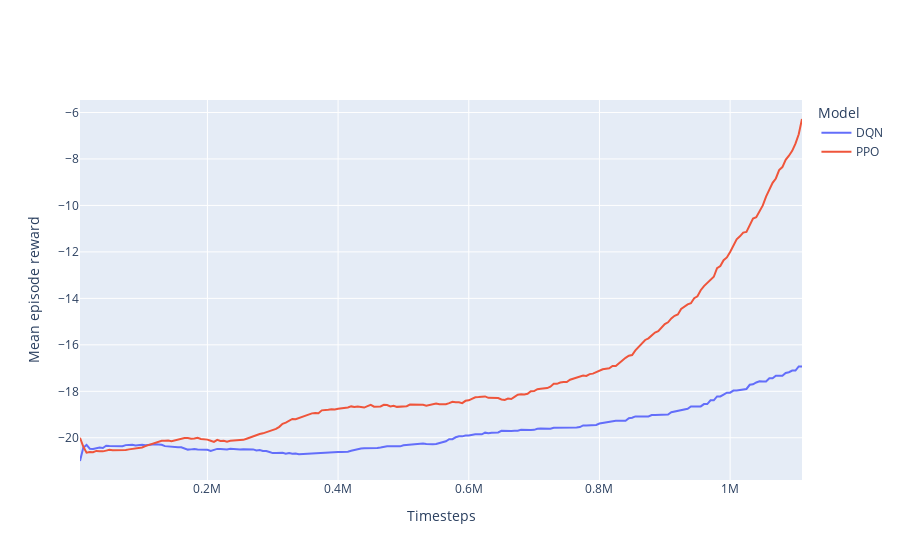

Source (notebook cell):
### Code cell
fig = go.Figure()

fig.add_trace(go.Scatter(
    x=df.agent_timesteps_total,
    y=df.dqn_episode_reward_mean,
    name="DQN"
))

fig.add_trace(go.Scatter(
    x=df.agent_timesteps_total,
    y=df.ppo_episode_reward_mean,
    name="PPO"
))

fig.update_layout(
    title="",
    xaxis_title="Timesteps",
    yaxis_title="Mean episode reward",
    legend_title="Model")

#save image
fig.show()

### Figure 1 — Plotly figure (JSON) as saved in the notebook; plotly's stock layout.template omitted (floating-point values rounded to 4 significant figures; data arrays with more than 128 entries replaced by an {"elided": "..."} marker saying what was removed)
{"data": [{"name": "DQN", "type": "scatter", "x": {"elided": "222 int values"}, "y": {"elided": "222 float values"}}, {"name": "PPO", "type": "scatter", "x": {"elided": "222 int values"}, "y": {"elided": "222 float values"}}], "layout": {"legend": {"title": {"text": "Model"}}, "title": {"text": ""}, "xaxis": {"title": {"text": "Timesteps"}}, "yaxis": {"title": {"text": "Mean episode reward"}}}}
